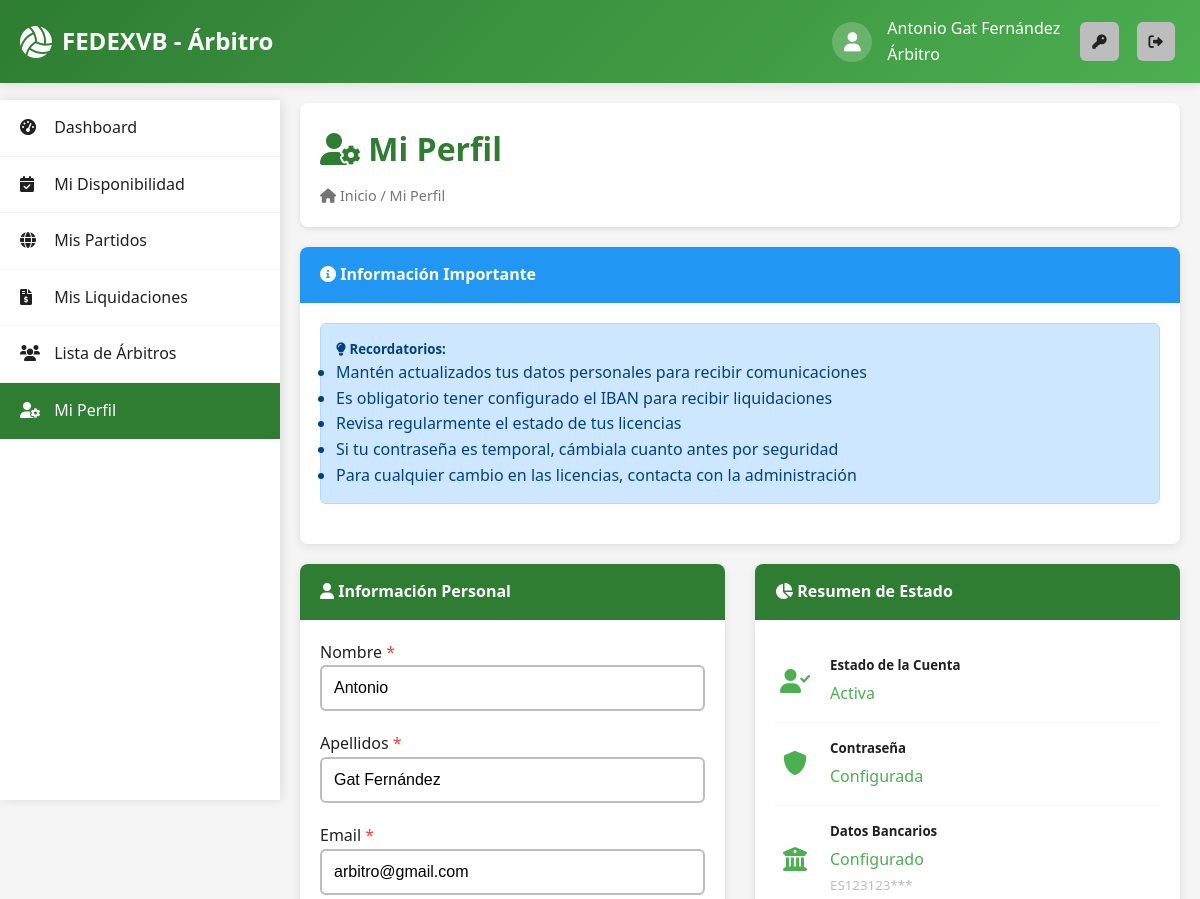
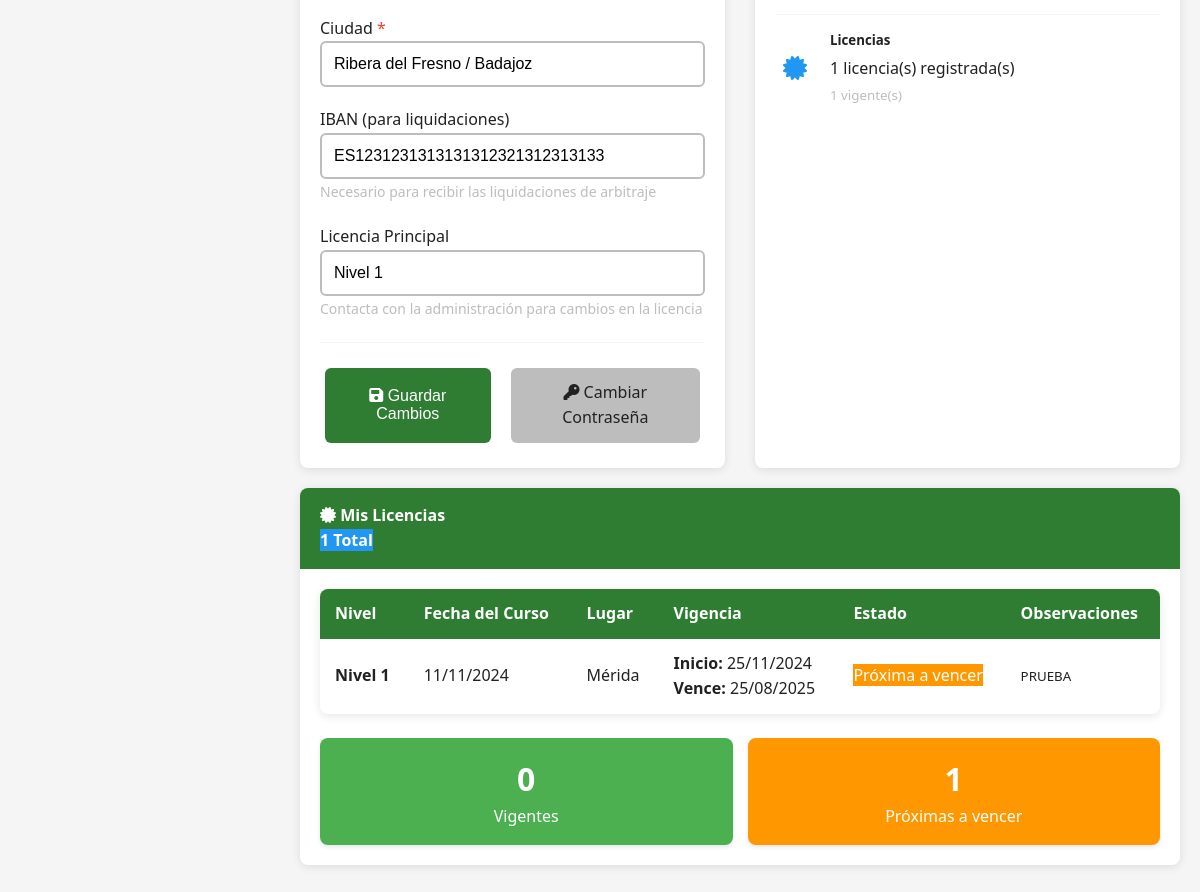
The page /arbitro/perfil.php (signed in) on the database its author committed (2 pictures, top to bottom).
### tables this page shows
CREATE TABLE IF NOT EXISTS `arbitros` (
  `id` int(11) NOT NULL AUTO_INCREMENT,
  `usuario_id` int(11) NOT NULL,
  `nombre` varchar(100) NOT NULL,
  `apellidos` varchar(200) NOT NULL,
  `telefono` varchar(20) DEFAULT NULL,
  `ciudad` varchar(100) NOT NULL,
  `iban` varchar(34) DEFAULT NULL,
  `licencia` enum('anotador','n1','n2','n3') NOT NULL,
  PRIMARY KEY (`id`),
  UNIQUE KEY `usuario_id` (`usuario_id`),
  CONSTRAINT `arbitros_ibfk_1` FOREIGN KEY (`usuario_id`) REFERENCES `usuarios` (`id`) ON DELETE CASCADE
);

CREATE TABLE IF NOT EXISTS `usuarios` (
  `id` int(11) NOT NULL AUTO_INCREMENT,
  `tipo_usuario` enum('administrador','arbitro','club') NOT NULL,
  `email` varchar(255) NOT NULL,
  `password` varchar(255) NOT NULL,
  `password_temporal` tinyint(1) DEFAULT 1,
  `fecha_creacion` timestamp NOT NULL DEFAULT current_timestamp(),
  `activo` tinyint(1) DEFAULT 1,
  PRIMARY KEY (`id`),
  UNIQUE KEY `email` (`email`)
);

CREATE TABLE IF NOT EXISTS `licencias_arbitros` (
  `id` int(11) NOT NULL AUTO_INCREMENT,
  `arbitro_id` int(11) NOT NULL,
  `fecha_curso` date NOT NULL,
  `lugar_curso` varchar(200) NOT NULL,
  `fecha_inicio` date NOT NULL,
  `fecha_vencimiento` date NOT NULL,
  `nivel_licencia` enum('anotador','n1','n2','n3') NOT NULL,
  `activa` tinyint(1) DEFAULT 1,
  `observaciones` text DEFAULT NULL,
  `fecha_creacion` timestamp NOT NULL DEFAULT current_timestamp(),
  `fecha_actualizacion` timestamp NOT NULL DEFAULT current_timestamp() ON UPDATE current_timestamp(),
  PRIMARY KEY (`id`),
  KEY `idx_arbitro_licencia` (`arbitro_id`),
  KEY `idx_fecha_vencimiento` (`fecha_vencimiento`),
  KEY `idx_activa` (`activa`),
  CONSTRAINT `licencias_arbitros_ibfk_1` FOREIGN KEY (`arbitro_id`) REFERENCES `arbitros` (`id`) ON DELETE CASCADE
);

### arbitro/perfil.php (the view, shortened to what the rows shown need)
<?php
require_once __DIR__ . '/../includes/functions.php';
$database = new Database();
$conn = $database->getConnection();
$query = "SELECT a.*, u.email, u.password_temporal
          FROM arbitros a
          JOIN usuarios u ON a.usuario_id = u.id
          WHERE a.usuario_id = ?";
$stmt = $conn->prepare($query);
$stmt->execute([$_SESSION['user_id']]);
$arbitro = $stmt->fetch(PDO::FETCH_ASSOC);
$query = "SELECT * FROM licencias_arbitros
          WHERE arbitro_id = ?
          ORDER BY fecha_vencimiento DESC";
$stmt = $conn->prepare($query);
$stmt->execute([$arbitro['id']]);
$licencias = $stmt->fetchAll(PDO::FETCH_ASSOC);
function getLicenciaEstado($fecha_vencimiento, $activa) {
    $fecha_venc = new DateTime($fecha_vencimiento);
    $fecha_actual = new DateTime();
    $fecha_preaviso = clone $fecha_actual;
    $fecha_preaviso->add(new DateInterval('P30D'));
    if ($fecha_venc < $fecha_actual) {
        return ['estado' => 'Vencida', 'clase' => 'danger'];
    } elseif ($fecha_venc <= $fecha_preaviso) {
        return ['estado' => 'Próxima a vencer', 'clase' => 'warning'];
    } else {
        return ['estado' => 'Vigente', 'clase' => 'success'];
    }
}
function formatLicenciaNivel($nivel) {
    switch ($nivel) {
        case 'n1':
            return 'Nivel 1';
    }
}
?>
<!DOCTYPE html>
<html lang="es">
<head>
    <link rel="stylesheet" href="../assets/css/style.css">
    <link rel="stylesheet" href="https://cdnjs.cloudflare.com/ajax/libs/font-awesome/6.0.0/css/all.min.css">
</head>
<body>
    <main class="main-content">
        <div class="content-header">
            <h1><i class="fas fa-user-cog"></i> Mi Perfil</h1>
        </div>
        <div style="display: grid; grid-template-columns: 1fr 1fr; gap: 30px;">
            <div class="card">
                <div class="card-body">
                    <form method="POST" id="formPerfil">
                        <div class="form-group">
                            <label for="nombre">Nombre <span class="text-danger">*</span></label>
                            <input type="text" class="form-control" id="nombre" name="nombre"
                                   value="<?php echo htmlspecialchars($arbitro['nombre']); ?>" required>
                        </div>
                        <div class="form-group">
                            <label for="apellidos">Apellidos <span class="text-danger">*</span></label>
                            <input type="text" class="form-control" id="apellidos" name="apellidos"
                                   value="<?php echo htmlspecialchars($arbitro['apellidos']); ?>" required>
                        </div>
                        <div class="form-group">
                            <label for="email">Email <span class="text-danger">*</span></label>
                            <input type="email" class="form-control" id="email" name="email"
                                   value="<?php echo htmlspecialchars($arbitro['email']); ?>" required>
                        </div>
                        <div class="form-group">
                            <label for="ciudad">Ciudad <span class="text-danger">*</span></label>
                            <input type="text" class="form-control" id="ciudad" name="ciudad"
                                   value="<?php echo htmlspecialchars($arbitro['ciudad']); ?>" required>
                        </div>
                        <div class="form-group">
                            <label for="iban">IBAN (para liquidaciones)</label>
                            <input type="text" class="form-control" id="iban" name="iban"
                                   value="<?php echo htmlspecialchars($arbitro['iban']); ?>"
                                   placeholder="ES00 0000 0000 0000 0000 0000">
                            <small class="form-text text-muted">
                                Necesario para recibir las liquidaciones de arbitraje
                            </small>
                        </div>
                        <div class="form-group">
                            <label>Licencia Principal</label>
                            <input type="text" class="form-control"
                                   value="<?php echo formatLicenciaNivel($arbitro['licencia']); ?>"
                                   readonly>
                            <small class="form-text text-muted">
                                Contacta con la administración para cambios en la licencia
                            </small>
                        </div>
                    </form>
                </div>
            </div>
            <div class="card">
                <div class="card-body">
                    <div class="status-item">
                        <div class="status-content">
                            <h5>Datos Bancarios</h5>
                            <?php if (empty($arbitro['iban'])): ?>
                                <p class="text-warning">No configurado</p>
                                <small class="text-muted">Necesario para liquidaciones</small>
                            <?php else: ?>
                                <p class="text-success">Configurado</p>
                                <small class="text-muted"><?php echo substr($arbitro['iban'], 0, 8) . '***'; ?></small>
                            <?php endif; ?>
                        </div>
                    </div>
                    <div class="status-item">
                        <div class="status-content">
                            <h5>Licencias</h5>
                            <p><?php echo count($licencias); ?> licencia(s) registrada(s)</p>
                            <?php
                            $licencias_activas = array_filter($licencias, function($lic) {
                                $estado = getLicenciaEstado($lic['fecha_vencimiento'], $lic['activa']);
                                return $estado['estado'] === 'Vigente' || $estado['estado'] === 'Próxima a vencer';
                            });
                            ?>
                            <small class="text-muted"><?php echo count($licencias_activas); ?> vigente(s)</small>
                        </div>
                    </div>
                </div>
            </div>
        </div>
        <div class="card">
            <div class="card-body">
                <?php if (count($licencias) > 0): ?>
                    <div class="table-responsive">
                        <table class="table">
                            <thead>
                                <tr>
                                    <th>Nivel</th>
                                    <th>Fecha del Curso</th>
                                    <th>Lugar</th>
                                    <th>Vigencia</th>
                                    <th>Estado</th>
                                    <th>Observaciones</th>
                                </tr>
                            </thead>
                            <tbody>
                                <?php foreach ($licencias as $licencia): ?>
                                    <?php
                                    $estado = getLicenciaEstado($licencia['fecha_vencimiento'], $licencia['activa']);
                                    ?>
                                    <tr>
                                        <td>
                                            <strong><?php echo formatLicenciaNivel($licencia['nivel_licencia']); ?></strong>
                                        </td>
                                        <td>
                                            <?php echo format_date($licencia['fecha_curso']); ?>
                                        </td>
                                        <td>
                                            <?php echo htmlspecialchars($licencia['lugar_curso']); ?>
                                        </td>
                                        <td>
                                            <strong>Inicio:</strong> <?php echo format_date($licencia['fecha_inicio']); ?><br>
                                            <strong>Vence:</strong> <?php echo format_date($licencia['fecha_vencimiento']); ?>
                                        </td>
                                        <td>
                                            <span class="badge badge-<?php echo $estado['clase']; ?>">
                                                <?php echo $estado['estado']; ?>
                                            </span>
                                        </td>
                                        <td>
                                            <?php if (!empty($licencia['observaciones'])): ?>
                                                <small><?php echo htmlspecialchars($licencia['observaciones']); ?></small>
                                            <?php else: ?>
                                                <span class="text-muted">-</span>
                                            <?php endif; ?>
                                        </td>
                                    </tr>
                                <?php endforeach; ?>
                            </tbody>
                        </table>
                    </div>
                    <div class="mt-4">
                        <div style="display: grid; grid-template-columns: repeat(auto-fit, minmax(200px, 1fr)); gap: 15px;">
                            <?php
                            $stats_licencias = [
                                'vigentes' => 0,
                                'proximas_vencer' => 0,
                                'vencidas' => 0,
                                'inactivas' => 0
                            ];
                            foreach ($licencias as $licencia) {
                                $estado = getLicenciaEstado($licencia['fecha_vencimiento'], $licencia['activa']);
                                switch ($estado['estado']) {
                                    case 'Próxima a vencer':
                                        $stats_licencias['proximas_vencer']++;
                                        break;
                                }
                            }
                            ?>
                            <div class="stat-card" style="background: var(--success); color: white; padding: 15px; border-radius: 8px; text-align: center;">
                                <div style="font-size: 2rem; font-weight: bold;"><?php echo $stats_licencias['vigentes']; ?></div>
                                <div>Vigentes</div>
                            </div>
                            <?php if ($stats_licencias['proximas_vencer'] > 0): ?>
                            <div class="stat-card" style="background: var(--warning); color: white; padding: 15px; border-radius: 8px; text-align: center;">
                                <div style="font-size: 2rem; font-weight: bold;"><?php echo $stats_licencias['proximas_vencer']; ?></div>
                                <div>Próximas a vencer</div>
                            </div>
                            <?php endif; ?>
                        </div>
                    </div>
                <?php endif; ?>
            </div>
        </div>
    </main>
</body>
</html>

### rows shown on the page
arbitros: nombre "Antonio", apellidos "Gat Fernández", email "arbitro@gmail.com", ciudad "Ribera del Fresno / Badajoz", iban "ES1231231313131312321312313133", licencia "Nivel 1", iban "ES123123", usuario.password_temporal "0"
licencias_arbitros: activa "1", nivel_licencia "Nivel 1", fecha_curso "11/11/2024", lugar_curso "Mérida", fecha_inicio "25/11/2024", fecha_vencimiento "25/08/2025", fecha_vencimiento+activa "Próxima a vencer", observaciones "PRUEBA"

### other values the page prints
$_SESSION['user_name'] "Antonio"
$_SESSION['user_lastname'] "Gat Fernández"
count($licencias) "1"
$stats_licencias['proximas_vencer'] "1"
